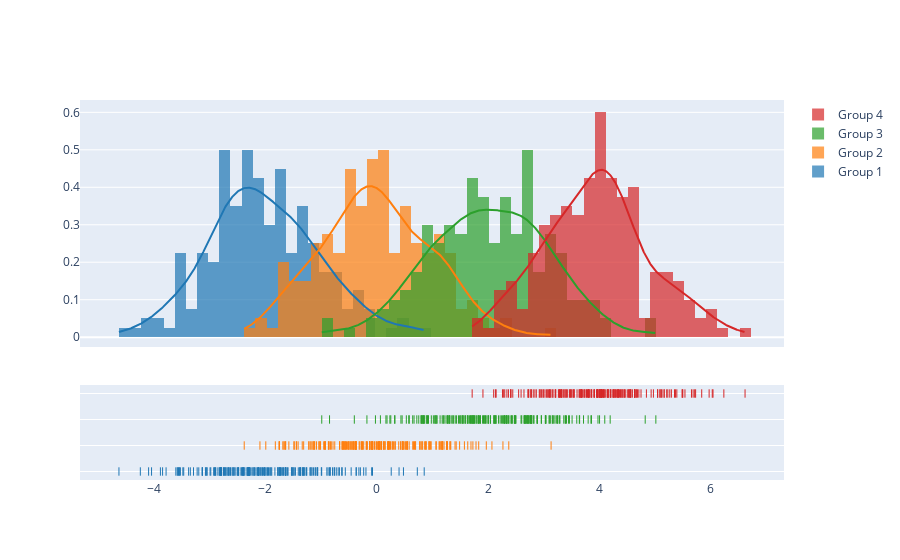

Notebook source saved alongside this figure:
### Code cell
import plotly.figure_factory as ff
import numpy as np

# Add histogram data
x1 = np.random.randn(200) - 2
x2 = np.random.randn(200)
x3 = np.random.randn(200) + 2
x4 = np.random.randn(200) + 4

# Group data together
hist_data = [x1, x2, x3, x4]

group_labels = ['Group 1', 'Group 2', 'Group 3', 'Group 4']

# Create distplot with custom bin_size
fig = ff.create_distplot(hist_data, group_labels, bin_size=.2)
fig.show()

### Figure 1 — Plotly figure (JSON) as saved in the notebook; plotly's stock layout.template omitted (floating-point values rounded to 4 significant figures; data arrays with more than 128 entries replaced by an {"elided": "..."} marker saying what was removed)
{"data": [{"autobinx": false, "histnorm": "probability density", "legendgroup": "Group 1", "marker": {"color": "rgb(31, 119, 180)"}, "name": "Group 1", "opacity": 0.7, "type": "histogram", "x": {"elided": "200 float values"}, "xaxis": "x", "xbins": {"end": 0.8544, "size": 0.2, "start": -4.625}, "yaxis": "y"}, {"autobinx": false, "histnorm": "probability density", "legendgroup": "Group 2", "marker": {"color": "rgb(255, 127, 14)"}, "name": "Group 2", "opacity": 0.7, "type": "histogram", "x": {"elided": "200 float values"}, "xaxis": "x", "xbins": {"end": 3.132, "size": 0.2, "start": -2.376}, "yaxis": "y"}, {"autobinx": false, "histnorm": "probability density", "legendgroup": "Group 3", "marker": {"color": "rgb(44, 160, 44)"}, "name": "Group 3", "opacity": 0.7, "type": "histogram", "x": {"elided": "200 float values"}, "xaxis": "x", "xbins": {"end": 5.013, "size": 0.2, "start": -0.9848}, "yaxis": "y"}, {"autobinx": false, "histnorm": "probability density", "legendgroup": "Group 4", "marker": {"color": "rgb(214, 39, 40)"}, "name": "Group 4", "opacity": 0.7, "type": "histogram", "x": {"elided": "200 float values"}, "xaxis": "x", "xbins": {"end": 6.614, "size": 0.2, "start": 1.715}, "yaxis": "y"}, {"legendgroup": "Group 1", "marker": {"color": "rgb(31, 119, 180)"}, "mode": "lines", "name": "Group 1", "showlegend": false, "type": "scatter", "x": {"elided": "500 float values"}, "xaxis": "x", "y": {"elided": "500 float values"}, "yaxis": "y"}, {"legendgroup": "Group 2", "marker": {"color": "rgb(255, 127, 14)"}, "mode": "lines", "name": "Group 2", "showlegend": false, "type": "scatter", "x": {"elided": "500 float values"}, "xaxis": "x", "y": {"elided": "500 float values"}, "yaxis": "y"}, {"legendgroup": "Group 3", "marker": {"color": "rgb(44, 160, 44)"}, "mode": "lines", "name": "Group 3", "showlegend": false, "type": "scatter", "x": {"elided": "500 float values"}, "xaxis": "x", "y": {"elided": "500 float values"}, "yaxis": "y"}, {"legendgroup": "Group 4", "marker": {"color": "rgb(214, 39, 40)"}, "mode": "lines", "name": "Group 4", "showlegend": false, "type": "scatter", "x": {"elided": "500 float values"}, "xaxis": "x", "y": {"elided": "500 float values"}, "yaxis": "y"}, {"legendgroup": "Group 1", "marker": {"color": "rgb(31, 119, 180)", "symbol": "line-ns-open"}, "mode": "markers", "name": "Group 1", "showlegend": false, "type": "scatter", "x": {"elided": "200 float values"}, "xaxis": "x", "y": {"elided": "200 str values"}, "yaxis": "y2"}, {"legendgroup": "Group 2", "marker": {"color": "rgb(255, 127, 14)", "symbol": "line-ns-open"}, "mode": "markers", "name": "Group 2", "showlegend": false, "type": "scatter", "x": {"elided": "200 float values"}, "xaxis": "x", "y": {"elided": "200 str values"}, "yaxis": "y2"}, {"legendgroup": "Group 3", "marker": {"color": "rgb(44, 160, 44)", "symbol": "line-ns-open"}, "mode": "markers", "name": "Group 3", "showlegend": false, "type": "scatter", "x": {"elided": "200 float values"}, "xaxis": "x", "y": {"elided": "200 str values"}, "yaxis": "y2"}, {"legendgroup": "Group 4", "marker": {"color": "rgb(214, 39, 40)", "symbol": "line-ns-open"}, "mode": "markers", "name": "Group 4", "showlegend": false, "type": "scatter", "x": {"elided": "200 float values"}, "xaxis": "x", "y": {"elided": "200 str values"}, "yaxis": "y2"}], "layout": {"barmode": "overlay", "hovermode": "closest", "legend": {"traceorder": "reversed"}, "xaxis": {"anchor": "y2", "domain": [0, 1], "zeroline": false}, "yaxis": {"anchor": "free", "domain": [0.35, 1], "position": 0}, "yaxis2": {"anchor": "x", "domain": [0, 0.25], "dtick": 1, "showticklabels": false}}}
